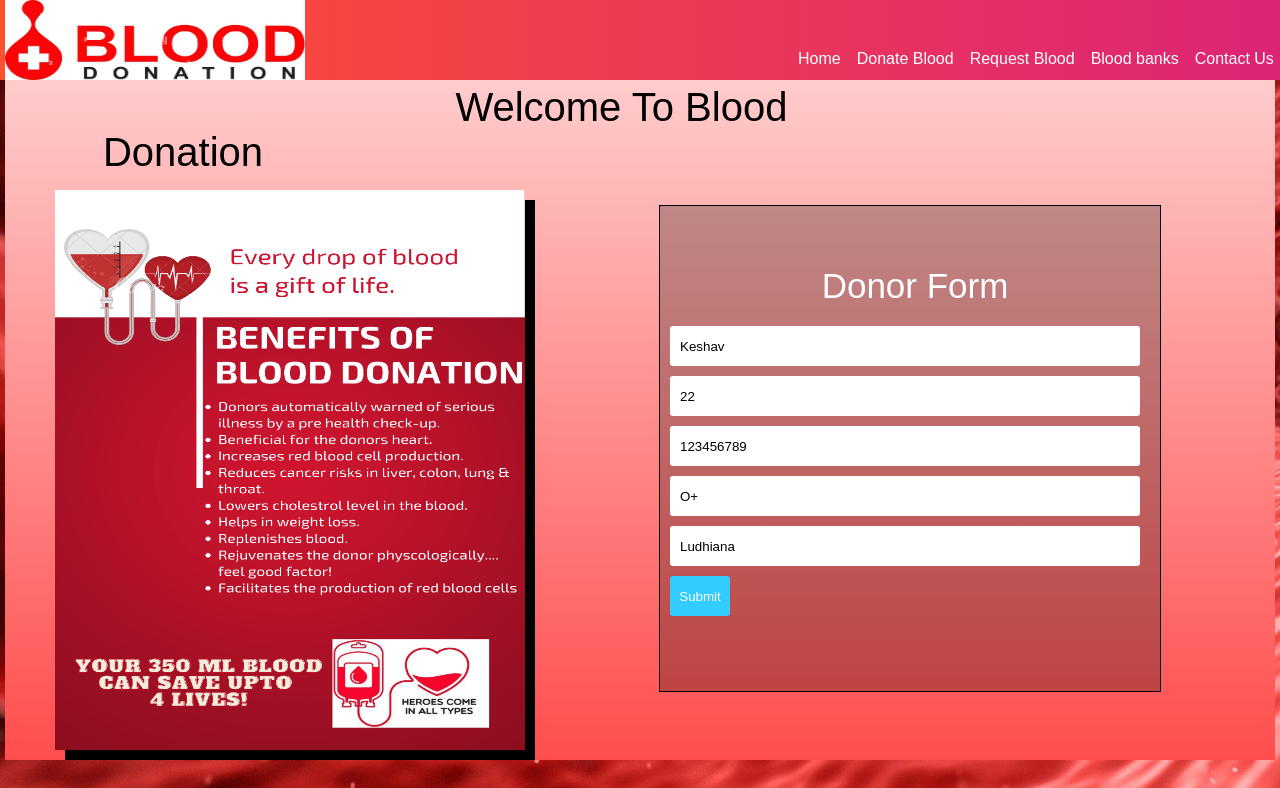
The app's page /index1.php?eid=1 with its own data.
### tables this page shows
CREATE TABLE `donorform` (
  `Id` int(11) NOT NULL,
  `name` varchar(255) NOT NULL,
  `age` int(11) NOT NULL,
  `mobile` int(11) NOT NULL,
  `email` varchar(200) NOT NULL,
  `bloodgroup` varchar(255) NOT NULL,
  `city` varchar(255) NOT NULL
);

### index1.php (the view, shortened to what this page needs)
<?php
	include("common/connection.php");
            ?>
            <?php
	if(!empty($_GET['eid']))
	{
		$id=$_GET['eid'];
		$query="select * from donorform where id=$id";
		$result=mysqli_query($connect,$query);
		$row=mysqli_fetch_assoc($result);
	}
?>
<html>
	<head>
		<link rel="stylesheet" href="css/style.css"/>
	</head>
	<body>
			<?php include("common/head.php"); ?>
		<div class="mid-section">
			<div class="donor-content">
				<p class="wbd">Welcome To Blood Donation</p>
				<img class="bb" src="images/bloodbenifits.png"/>
				<div class="donorform">
					<form class="rform" method="POST">
						<p class="login">Donor Form</p>
						<input type="text" value="<?php if(!empty($row['name'])) echo $row['name']?>" name="name" placeholder="Volunteer's Name" class="f" /><br>
						<input type="text" value="<?php if(!empty($row['age'])) echo $row['age']?>" name="age" placeholder="Volunteer's Age" class="f" /><br>
						<input type="text" value="<?php if(!empty($row['mobile'])) echo $row['mobile']?>" name="mobile" placeholder="Volunteer's Mobile No." class="f" /><br>
						<input type="text" value="<?php if(!empty($row['bloodgroup'])) echo $row['bloodgroup']?>" name="bgrp" placeholder="Volunteer's Blood Group" class="f" /><br>
						<input type="text" value="<?php if(!empty($row['city'])) echo $row['city']?>" name="city" placeholder="Volunteer's City" class="f" /><br>
						<input type="submit" name="save" value="Submit" class="s" />
					</form>
				</div>
			</div>
		</div>
	</body>
</html>

### common/head.php
 <div class="head">
	<div class="B">
		<img class="blood" src="images/blooddonation.jpg"/>
	</div>
		<div class="nav">
			<ul>
				<li><a href="homepage.php">Home</a></li>
				<li><a href="index1.php">Donate Blood</a></li>
				<li><a href="index2.php">Request Blood</a></li>
				<li><a href="index3.php">Blood banks</a></li>
				<li><a href="index4.php">Contact Us</a></li>
			</ul>
		</div>
</div>

### css/style.css (style rules this page uses)
* { margin:0px; padding:0px; font-family:arial; }
body { background-image:url("background.jpg"); background-repeat:no-repeat; background-size:cover; overflow-x:hidden; }
.head { height:80px; width:100%; background-image: linear-gradient(to right, #FF512F, #DD2476); }
.B { height:80px; width:400px; margin:auto; }
.blood { height:80px; width:300px; margin-left:-435px; }
.nav { margin:auto; width:500px; position:relative; top:-30; right:-400; }
.nav ul li a { color:white; text-decoration:none; }
.nav ul li { float:left; list-style:none; padding:0px 8px 0px 8px; }
.rform { margin:60px 0px 0px 10px; font-size:35px; }
.login { padding-bottom:20px; color:white; text-align:center; }
.donorform input[type="text"]::placeholder { text-indent: 10px; }
.f { text-indent: 10px; height:40px; width:470px; margin-bottom:10px; border-radius:3px; border:none; }
.s { height:40px; width:60px; color:white; background-color: #33ccff; border:none; border-radius:3px; cursor:pointer; margin-bottom:7px; }
.mid-section { height:680px; width:100%; margin:auto; }
.donor-content { height:680px; width:1270; background-image: linear-gradient(#ffcccc, #ff4d4d); margin:auto; }
.wbd { font-size:40px; text-align:center; color:black; position:relative; left:-457; top:5; }
.bb { height:560px; width:470px; position:relative; top:20; left:50; box-shadow: 10px 10px ; }
.donorform { position:relative; top:-525; left:270; height:485px; width:500px; margin:auto; background-color:rgba(0,0,0,0.25); border:1px solid black; }

### records on screen
donorform: name "Keshav", age "22", mobile "123456789", bgrp "O+", city "Ludhiana"
